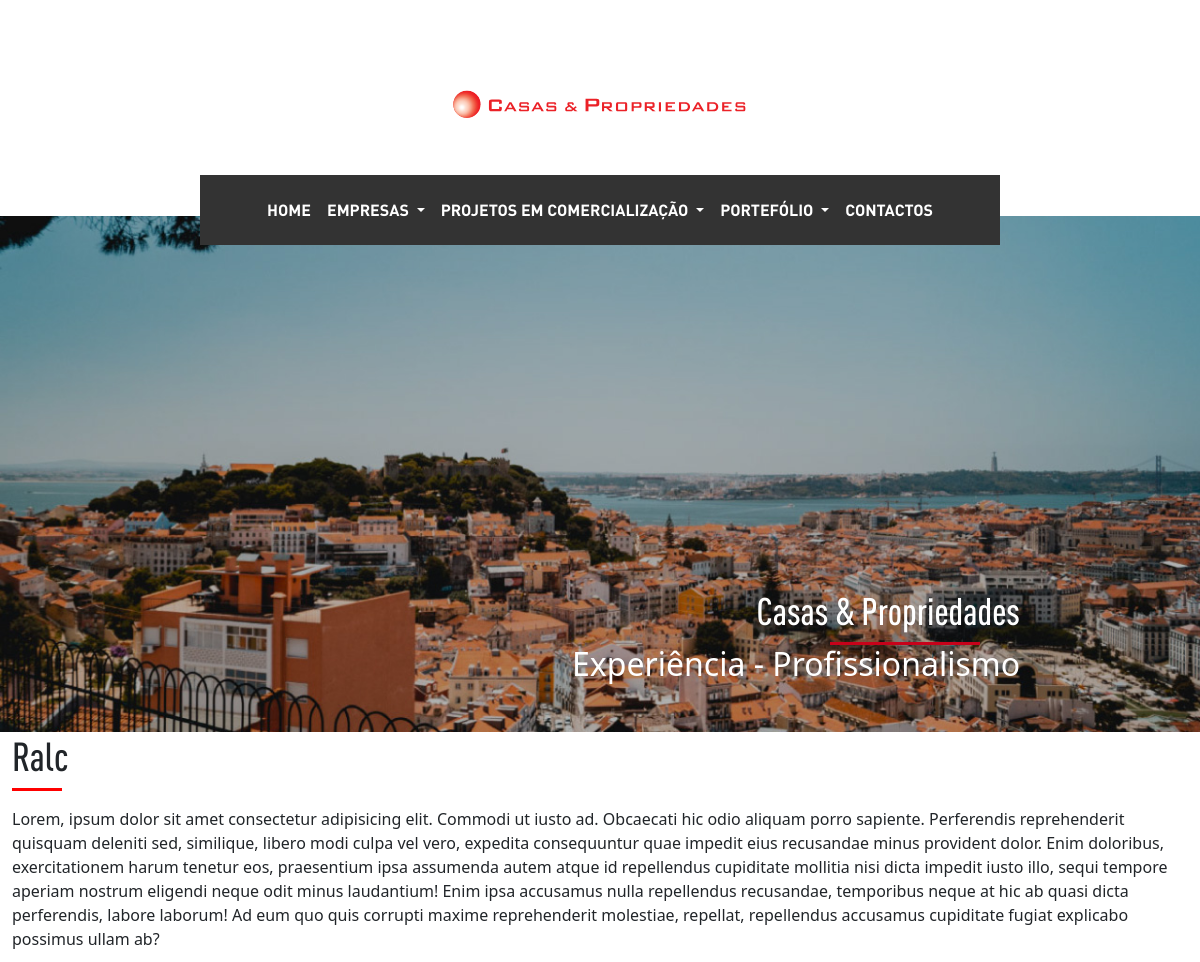
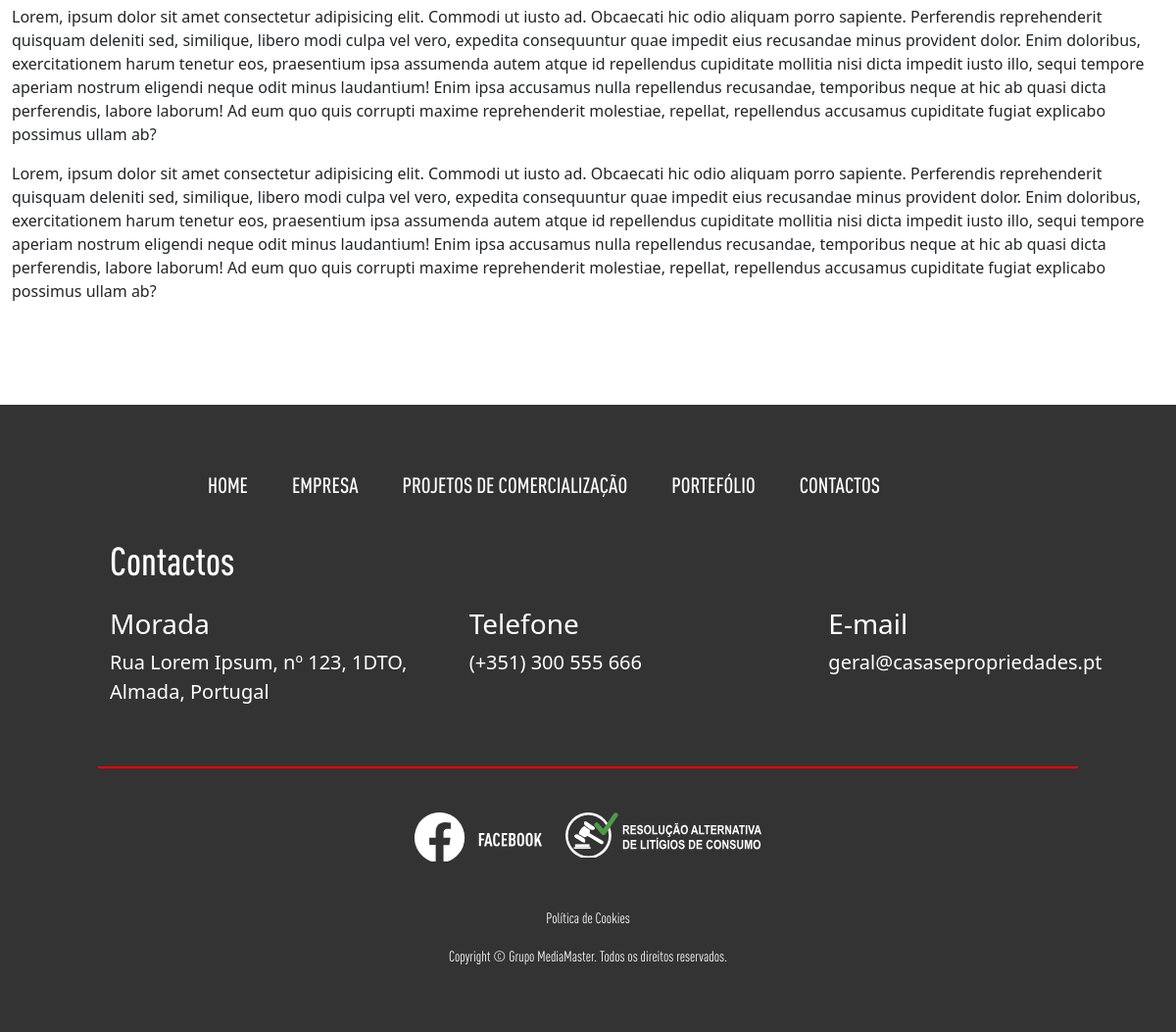
/extras.php?id=1, run on the app's committed database (2 pictures, top to bottom).
### tables this page shows
CREATE TABLE `carrossel_header` (
  `id` int(11) NOT NULL,
  `titulo` varchar(100) NOT NULL,
  `subtitulo` text NOT NULL,
  `texto` varchar(100) NOT NULL,
  `posicao` int(11) NOT NULL,
  `ativo` tinyint(1) NOT NULL,
  `imagens` varchar(300) NOT NULL
);

CREATE TABLE `Extras` (
  `id` int(11) NOT NULL,
  `titulo` varchar(500) NOT NULL,
  `texto` text NOT NULL
);

CREATE TABLE `contactos` (
  `id` int(11) NOT NULL,
  `morada` varchar(1100) NOT NULL,
  `email` varchar(1100) NOT NULL,
  `telefone` varchar(110) NOT NULL,
  `facebook` varchar(1100) NOT NULL,
  `email_interno` varchar(1100) NOT NULL
);

### extras.php (called while the page is built)
<?php
$menu_atual = "extras";
require "components/header.php";
require "views/extras_view.php";
require "components/footer.php";
?>

### helpers/_base_dados_helper.php (called while the page is built, shortened)
<?php
$base_dados = [
  "host" => "localhost",
  "dbname" => "casas_e_prop_bd",
  "user" => "root",
  "pass" => "",
];
$pdo = new PDO("mysql:host=$base_dados[host];dbname=$base_dados[dbname];charset=utf8mb4;", $base_dados["user"], $base_dados["pass"]);
function select_sql($sql){
  global $pdo;
  $consulta = $pdo->query($sql);
  $resultado = $consulta->fetchAll(PDO::FETCH_ASSOC);
  return $resultado;
}
function select_sql_unico($sql){
  global $pdo;
  $consulta = $pdo->query($sql);
  $resultado = $consulta->fetch(PDO::FETCH_ASSOC);
  return $resultado;
}

### helpers/carrosel_helper.php (called while the page is built)
<?php
function get_carousel(){
  $resultado = select_sql("SELECT * FROM carrossel_header");
  return $resultado;
}

### helpers/extras_helper.php (called while the page is built, shortened)
<?php
function get_extras_especifico($id){
  $resultado = select_sql_unico("SELECT * FROM Extras WHERE id=$id LIMIT 1");
  return $resultado;
}

### helpers/contactos_helper.php (called while the page is built)
<?php
function get_contactos(){
  $resultado = select_sql_unico("SELECT * FROM contactos");
  return $resultado;
}

### views/extras_view.php (the view, shortened to what this page needs)
<?php
$form = !empty($_GET["id"]);
if ($form) {
    $id = intval($_GET["id"]);
    $extras = get_extras_especifico($id);
}
?>
<main>
    <div class="container-fluid">
        <div class="row">
            <div class="col-12">
                <h1><?= $extras["titulo"] ?></h1>
                <div class="linha-vermelha mb-3"></div>
                <p> <?= $extras["texto"] ?></p>
            </div>
        </div>
    </div>
    <br><br>
</main>

### components/header.php (shortened to what this page needs)
<?php
$contactos = get_contactos();
$carrossel = get_carousel();
?>
<!DOCTYPE html>
<html lang="pt">
<head>
    <link href="https://cdn.jsdelivr.net/npm/bootstrap@5.3.7/dist/css/bootstrap.min.css" rel="stylesheet"
>
    <link rel="stylesheet" href="https://cdn.jsdelivr.net/npm/bootstrap-icons@1.13.1/font/bootstrap-icons.min.css">
    <link rel="stylesheet" href="public/fontes/fontes.css">
    <link rel="stylesheet" href="public/css/style.css">
</head>
<body>
    <header class="container-fluid">
        <div class="row my-3">
            <div class="col-12 px-0 text-center d-flex justify-content-center gap-3" id="inicio">
                <img class="logo" src="imagens - cópia/logo.svg">
            </div>
        </div>
        <div class="row d-none d-md-block" id="nav-header">
            <div class="col-8 px-0 m-auto">
                <nav class="navbar navbar-expand-md navbar-dark">
                    <div class="container-fluid justify-content-between">
                        <div class="collapse navbar-collapse" id="navbarSupportedContentDesktop">
                            <ul class="navbar-nav me-auto mb-2 mb-md-0 w-100 justify-content-center">
                                <li class="nav-item">
                                    <a class="nav-link <?= ($menu_atual == "home") ? "active" : "" ?>" href="index.php">
                                        HOME
                                    </a>
                                </li>
                                <li class="nav-item dropdown">
                                    <a id="menu_empresas" class="nav-link dropdown-toggle <?= ($menu_atual == "empresas" || $menu_atual == "historial" || $menu_atual == "filosofia") ? "active" : "" ?>" href="#" data-bs-toggle="dropdown" data-dropdown="empresas">
                                        EMPRESAS
                                    </a>
                                </li>
                                <li class="nav-item dropdown">
                                    <a id="menu_projetos" class="nav-link dropdown-toggle <?= ($menu_atual == "projetos" || $menu_atual == "terraço_almada" || $menu_atual == "jardim_braga") ? "active" : "" ?>" href="#" data-bs-toggle="dropdown" data-dropdown="projetos">
                                        PROJETOS EM COMERCIALIZAÇÃO
                                    </a>
                                </li>
                                <li class="nav-item dropdown">
                                    <a id="menu_portefolio" class="nav-link dropdown-toggle <?= ($menu_atual == "portefolio" || $menu_atual == "portefolio_almada" || $menu_atual == "potefolio_sesimbra" || $menu_atual == "potefolio_braga" || $menu_atual == "potefolio_lisboa" || $menu_atual == "potefolio_porto") ? "active" : "" ?>" href="#" data-bs-toggle="dropdown" data-dropdown="portefolio">
                                        PORTEFÓLIO
                                    </a>
                                </li>
                                <li class="nav-item">
                                    <a class="nav-link <?= ($menu_atual == "contactos") ? "active" : "" ?>" href="contactos.php">
                                        CONTACTOS
                                    </a>
                                </li>
                            </ul>
                        </div>
                    </div>
                </nav>
            </div>
        </div>
        <div class="row">
            <div class="col-md-12 px-0">
                <div id="home" class="carousel slide" data-bs-ride="carousel">
                    <div class="carousel-inner">
                        <?php foreach ($carrossel as $i => $c): ?>
                            <div class="carousel-item <?= ($i == 0) ? 'active' : '' ?>">
                                <img src="<?= $c["imagens"] ?>" class="d-block w-100" alt="Banner <?= $i + 1 ?>">
                                <div class="carousel-caption text-end">
                                    <h1 class="titulo1"><?= $c["titulo"] ?></h1>
                                    <div class="linha-vermelha-titulo"></div>
                                    <h2 class="texto"><?= $c["texto"] ?></h2>
                                </div>
                            </div>
                        <?php endforeach ?>
                    </div>
                </div>
            </div>
        </div>
    </header>

### components/footer.php (shortened to what this page needs)
<footer class="container-fluid">
    <div class="row d-none d-md-block m-auto ">
        <div class=" col-12 ">
            <nav class="menu-bar">
                <ul class="menu">
                    <li><a href="index.php">HOME</a></li>
                    <li><a <?= ($menu_atual == "home") ? "active" : "" ?> href="#" onclick="abrir_menu_delay1()">EMPRESA</a></li>
                    <li><a <?= ($menu_atual == "projetos" || $menu_atual == "terraço_almada" || $menu_atual == "jardim_braga") ? "active" : "" ?> href="#" onclick="abrir_menu_delay2()">PROJETOS DE COMERCIALIZAÇÃO</a></li>
                    <li><a <?= ($menu_atual == "portefolio" || $menu_atual == "portefolio_almada" || $menu_atual == "potefolio_sesimbra" || $menu_atual == "potefolio_braga" || $menu_atual == "potefolio_lisboa" || $menu_atual == "potefolio_porto") ? "active" : "" ?> href="#" onclick="abrir_menu_delay3()">PORTEFÓLIO</a></li>
                    <li><a <?= ($menu_atual == "contactos") ? "active" : "" ?> href="contactos.php">CONTACTOS<a></li>
                </ul>
            </nav>
        </div>
    </div>
    <div class="row contactos text-center text-md-start">
        <div class=" offset-1 col mb-3">
            <h1 class="titulo ">Contactos</h1>
        </div>
    </div>
    <div class="row dados-contacto  text-center text-md-start">
        <div class=" col-12 col-md offset-md-1">
            <h3>Morada</h3>
            <p><?= $contactos["morada"] ?></p>
        </div>
        <div class="col-12 col-md">
            <h3>Telefone</h3>
            <p><?= $contactos["telefone"] ?></p>
        </div>
        <div class="col-12 col-md ">
            <h3>E-mail</h3>
            <p><?= $contactos["email"] ?></p>
        </div>
    </div>
    <div class="linha-vermelha-2"></div>
    <div class="row icones justify-content-center">
        <div class="col-auto">
            <button class="botao-imagem botao-facebook">
                <a href="<?= $contactos["facebook"] ?> " target="_blank">
                    <img src="imagens - cópia/svg/facebook-branco.svg" alt="Facebook" class="normal">
                </a>
            </button>
        </div>
        <div class="col-auto">
            <div class="botao-imagem botao-ralc">
                <a href="extras.php?id=<?= $extras["id"] = 1 ?>">
                    <img src="imagens - cópia/svg/ralc.svg" alt="Resolução Alternativa de Litígios de Consumo">
                </a>
            </div>
        </div>
    </div>
    <div class="copyright">
        <a style="text-decoration: none; color: white; cursor:default;" href="extras.php?id=<?= $extras["id"] = 2 ?>">
            <p>Política de Cookies</p>
        </a>
        <p>Copyright © Grupo MediaMaster. Todos os direitos reservados.</p>
    </div>
</footer>
</body>
</html>

### public/css/style.css (style rules this page uses)
html, body { margin: 0 auto; padding: 0; overflow-x: hidden; max-width: 1280px; min-width: 360px; }
.logo { width: 317px; height: 108px; display: flex; margin: auto; margin-top: 35px; }
#nav-header { margin-bottom: -29px; position: relative; z-index: 10; }
nav { background-color: #333333; height: 70px; margin-top: 10px; margin-left: auto; margin-right: auto; display: flex; font-family: Dinpro; font: size 18px uppercase; }
.navbar a { position: relative; color: white; text-decoration: none; }
.titulo1 { font-family: Dinprocmedium; font-size: 38px; }
.linha-vermelha-titulo { width: 150px; height: 3px; background-color: #c6021a; margin: auto 650px; }
h1 { font-family: 'Dinprocmedium'; }
.linha-vermelha { width: 50px; height: 3px; background-color: red; margin-bottom: 85px; }
footer { background-color: #333333; color: #fff; padding-top: 55px; }
.menu-bar { text-align: center; justify-content: center; }
.menu { list-style: none; padding: 0; margin: 0; display: flex; gap: 45px; background-color: #333333; }
.menu li a { font-family: Dinprocmedium; color: white; text-decoration: none; font-size: 22px; }
.contactos { font-family: Dinprocmedium; font-size: 30px; }
.dados-contacto { font-size: 20px; }
.linha-vermelha-2 { height: 2px; background-color: red; width: 100%; max-width: 1000px; margin: 45px auto; }
.botao-imagem { position: relative; border: none; background: transparent; padding: 0; overflow: hidden; display: inline-block; }
.botao-facebook { width: 130px; height: 50px; }
.botao-ralc { width: 200px; height: 46px; }
.copyright { font-family: Dinprocregular; font-size: 15px; text-align: center; margin-top: 45px; font-size: 15px; padding-bottom: 50px; }

### data on the page
carrossel_header: imagens (picture), titulo "Casas & Propriedades", texto "Experiência - Profissionalismo"
extras: titulo "Ralc", texto "Lorem, ipsum dolor sit amet consectetur adipisicing elit. Commodi ut iusto ad. Obcaecati hic odio aliquam porro sapiente. Perferendis reprehenderit quisquam deleniti sed, similique, libero modi culpa vel vero, expedita consequuntur quae impedit eius recusandae minus provident dolor. Enim doloribus, exercitationem harum tenetur eos, praesentium ipsa assumenda autem atque id repellendus cupiditate mollitia nisi dicta impedit iusto illo, sequi tempore aperiam nostrum eligendi neque odit minus laudantium! Enim ipsa accusamus nulla repellendus recusandae, temporibus neque at hic ab quasi dicta perferendis, labore laborum! Ad eum quo quis corrupti maxime reprehenderit molestiae, repellat,…"
contactos: morada "Rua Lorem Ipsum, nº 123, 1DTO, Almada, Portugal", telefone "(+351) 300 555 666", email "geral@casasepropriedades.pt"
